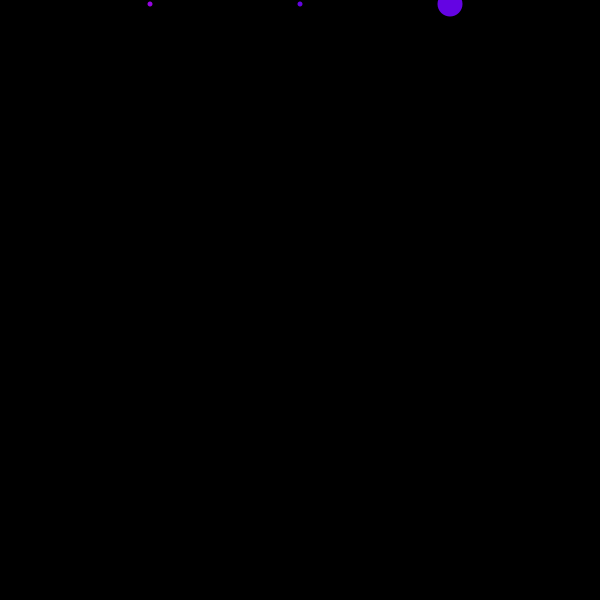
Frame 1 (no input)
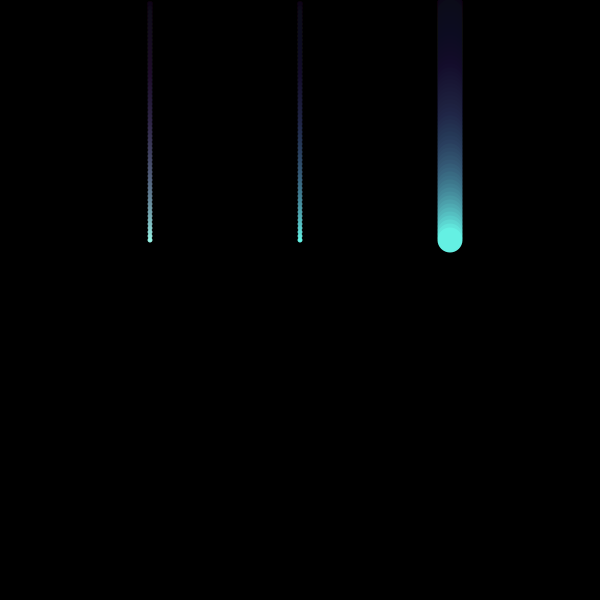
Frame 60 (the mouse pressed at the canvas centre just before this capture)
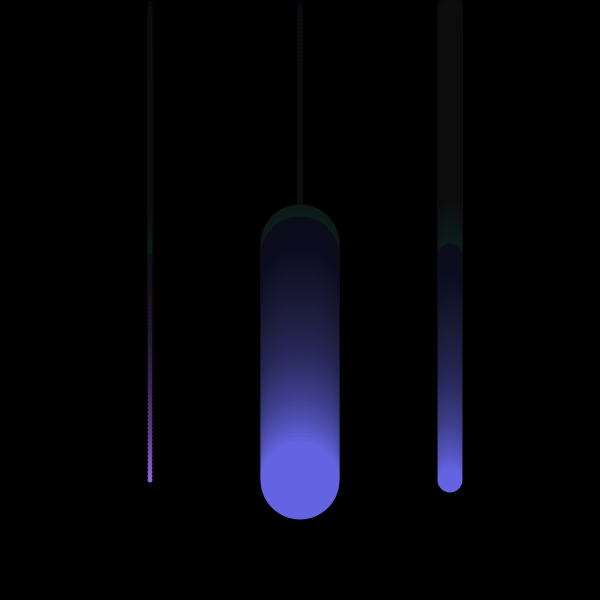
Frame 120 (the mouse held since frame 60 and released just before this capture)

The Processing sketch that drew these frames (run headless with seeded random() and noise(); from frame 60 on, the mouse is pressed at the canvas centre):

// Processing sketch: Functions_1
// ── Functions_1.pde
//Sketch 2
//This sketch gives an example of a simple function, a function with parameters and a function with a return type

//declare variables
float yPos; // vertical position of the circle
float vel;  //the speed of the circle
float size; //size of the circle

void setup(){
  size(600,600);
  background(0);
  
  //initialize variables
  yPos = 0; 
  vel = 4;
}
 
void draw(){
  //for opacity
  fill(0, 10); 
  rect(0, 0, width, height);
  
  //a simple function 
  moveDrop();
  
  //function with parameters
  makeDrop(width/4, 5);
  makeDrop(3*width/4, 25);
  
  //function with parameters and a return type
  size = calculateSize(mouseX/8, mouseY/8);
  makeDrop(width/2, size+5); //minimum size of the circle is 5, when mouseX wnd mouseY are 0
  
}

//function to move the circle
void moveDrop(){
  
  yPos += vel; //increment yPos
  
  if( yPos < 0 || yPos > height){ //if ball hits the bottom, bounce back
    vel *= -1; //bounce back, velocity is now 4 in the opposite direction
  }
}
 
//function to draw the circle
void makeDrop(float xPos, float size){
  //local variables for color
  int r = (int)xPos;
  int g = (int)yPos;
  
  //boundary conditions for color range
  if(r>255){
    r=100;
  }
  
  if(g>255){
    g=100;
  }
  
  noStroke();
  fill(r,g,227);
  //draw circle
  ellipse(xPos,yPos,size,size);
}


// calculate size of the circle
float calculateSize(float x1, float y1) {
  
  float s = x1+y1;
  return s;
}
